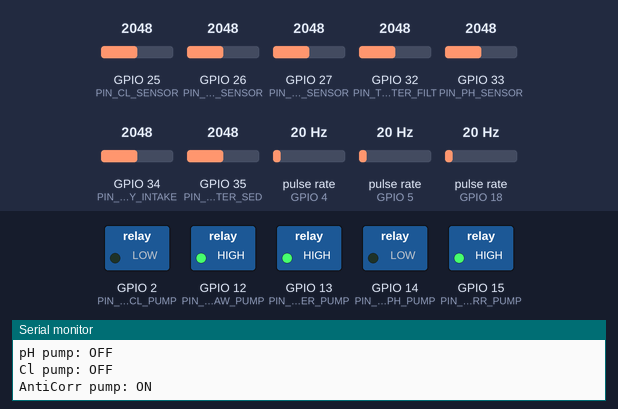
The sketch below on a simulated ESP32. On the bench: switched loads named in the sketch (green lamp = pin HIGH), the last lines printed to the serial monitor. Wiring (inferred from the names in the program): 3 × pulse sensor: data GPIO 4 / data GPIO 5 / data GPIO 18. The inputs (shaded band) are chosen by the test bench; at power-on: GPIO 27 (PIN_PRESSURE_SENSOR) = 2048, GPIO 33 (PIN_PH_SENSOR) = 2048, GPIO 26 (PIN_LEVEL_SENSOR) = 2048, GPIO 25 (PIN_CL_SENSOR) = 2048, GPIO 32 (PIN_TURBIDITY_AFTER_FILT) = 2048, GPIO 34 (PIN_TURBIDITY_INTAKE) = 2048, GPIO 35 (PIN_TURBIDITY_AFTER_SED) = 2048, pulse rate (sensors on GPIO 4, GPIO 5, GPIO 18) 20 Hz.

Above: at 2.2 s.
2.3 s: GPIO 27 (PIN_PRESSURE_SENSOR) set to 3060
4.2 s: GPIO 27 (PIN_PRESSURE_SENSOR) set to 3131
At 5.8 s:
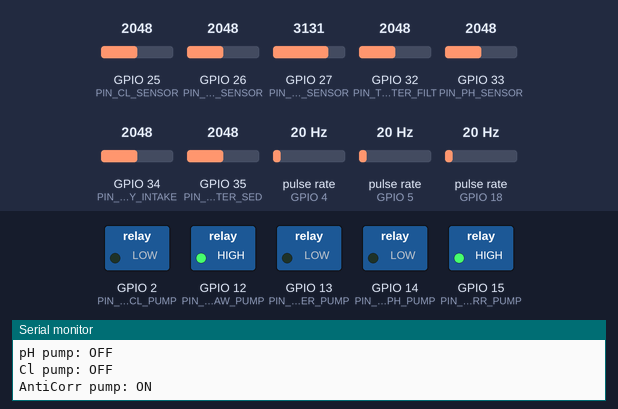
6.5 s: GPIO 33 (PIN_PH_SENSOR) set to 1881
8.2 s: GPIO 33 (PIN_PH_SENSOR) set to 1761
At 10.1 s:
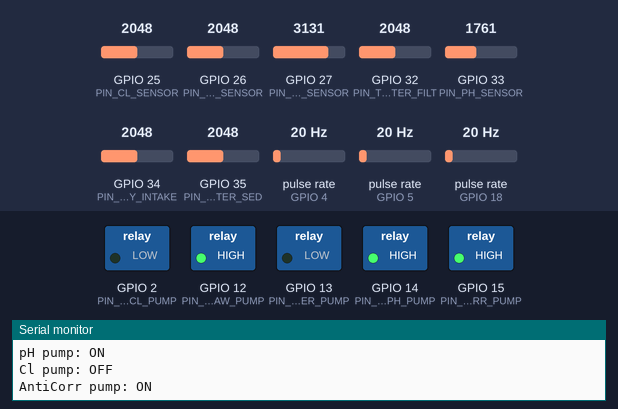
10.5 s: GPIO 26 (PIN_LEVEL_SENSOR) set to 3122
12.2 s: GPIO 26 (PIN_LEVEL_SENSOR) set to 3232
At 14.3 s:
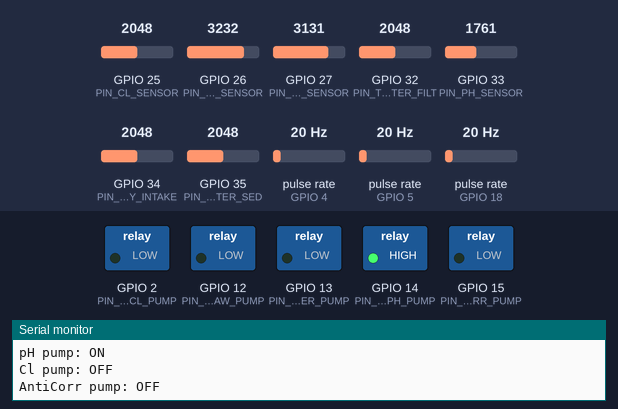
Timing chart, 0 to 15.5 s (numbered marks = the images above; inputs shaded):
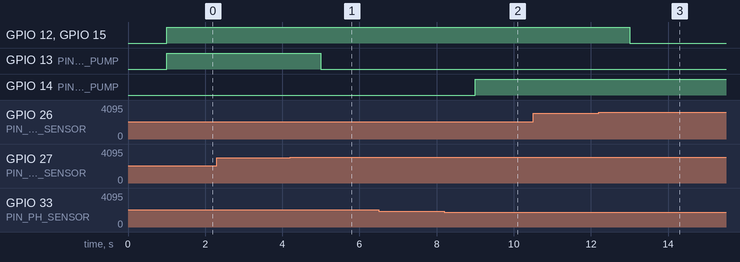

Measured:
- the behaviour switches between 3102 and 3103 on GPIO 27 (PIN_PRESSURE_SENSOR) (found by bisection; images 0 and 1)
- the behaviour switches between 1809 and 1808 on GPIO 33 (PIN_PH_SENSOR) (found by bisection; images 1 and 2)
- the behaviour switches between 3185 and 3186 on GPIO 26 (PIN_LEVEL_SENSOR) (found by bisection; images 2 and 3)
- after the input at 4.2 s, GPIO 13 (PIN_RELAY_BOOSTER_PUMP): HIGH → LOW after 0.80 s
- after the input at 8.2 s, GPIO 14 (PIN_RELAY_PH_PUMP): LOW → HIGH after 0.80 s
- after the input at 12.2 s, GPIO 12 (PIN_RELAY_RAW_PUMP), GPIO 15 (PIN_RELAY_ANTICORR_PUMP): HIGH → LOW after 0.80 s

The sketch:

code.ino
```cpp
/*******************
 * ESP32 – Water Treatment Plant Control (Example Code)
 *
 *  - Reads sensors (flow, turbidity, pH, chlorine, level, pressure)
 *  - Controls pumps & chemical dosing via relay outputs
 *
 *  NOTE:
 *   - All thresholds, calibration factors and pin numbers
 *     MUST be adapted to your real hardware.
 *******************/

// ---------- Pin mapping ----------
// Analog inputs (use only ADC-capable pins on ESP32)
const int PIN_TURBIDITY_INTAKE      = 34;
const int PIN_TURBIDITY_AFTER_SED   = 35;
const int PIN_TURBIDITY_AFTER_FILT  = 32;
const int PIN_PH_SENSOR             = 33;
const int PIN_CL_SENSOR             = 25;   // chlorine residual
const int PIN_LEVEL_SENSOR          = 26;   // storage level (e.g. 0–100% as voltage)
const int PIN_PRESSURE_SENSOR       = 27;   // distribution pressure

// Digital inputs – flow sensors (hall effect with pulses)
const int PIN_FLOW_INTAKE           = 4;
const int PIN_FLOW_AFTER_FILT       = 5;
const int PIN_FLOW_DIST             = 18;

// Relay outputs (HIGH = relay ON)
const int PIN_RELAY_RAW_PUMP        = 12;
const int PIN_RELAY_BOOSTER_PUMP    = 13;
const int PIN_RELAY_PH_PUMP         = 14;
const int PIN_RELAY_ANTICORR_PUMP   = 15;
const int PIN_RELAY_CL_PUMP         = 2;

// ---------- Flow measurement variables ----------
volatile unsigned long pulsesIntake      = 0;
volatile unsigned long pulsesAfterFilt   = 0;
volatile unsigned long pulsesDist        = 0;

unsigned long lastFlowCalcMs = 0;
const unsigned long FLOW_INTERVAL_MS = 1000;   // 1 second

float flowIntake_Lmin     = 0.0;
float flowAfterFilt_Lmin  = 0.0;
float flowDist_Lmin       = 0.0;

// Adjust according to your sensor datasheet (pulses per liter)
const float PULSES_PER_LITER = 450.0;

// ---------- Control timing ----------
unsigned long lastControlMs = 0;
const unsigned long CONTROL_INTERVAL_MS = 1000; // 1 second

// ---------- Calibration factors (very rough examples) ----------
// ESP32 ADC: 0–4095 corresponds to 0–3.3 V

// Level sensor: convert ADC → percent (0–100%)
float levelPercentFromADC(int adc)
{
  // Example: 0.5 V (620) = 0%, 2.8 V (3470) = 100%
  const float adcMin = 620.0;
  const float adcMax = 3470.0;
  float pct = (adc - adcMin) * 100.0 / (adcMax - adcMin);
  if (pct < 0) pct = 0;
  if (pct > 100) pct = 100;
  return pct;
}

// Pressure sensor: convert ADC → bar
float pressureFromADC(int adc)
{
  // Example 0.5–4.5 V → 0–6 bar
  float voltage = adc * 3.3 / 4095.0;
  float press = (voltage - 0.5) * (6.0 / (4.0)); // 0.5–4.5 span
  if (press < 0) press = 0;
  return press;
}

// pH sensor: simple linear example, 0–14 pH
float pHFromADC(int adc)
{
  float voltage = adc * 3.3 / 4095.0;
  // Example: 0 V → pH 0, 3.0 V → pH 14 (totally fake, replace with calibration)
  float ph = voltage * (14.0 / 3.0);
  if (ph < 0) ph = 0;
  if (ph > 14) ph = 14;
  return ph;
}

// Chlorine residual sensor: 0–3.3 V → 0–2 mg/L (example)
float chlorineFromADC(int adc)
{
  float voltage = adc * 3.3 / 4095.0;
  float cl = voltage * (2.0 / 3.3);
  if (cl < 0) cl = 0;
  return cl;
}

// Turbidity: just return 0–100 NTU as an example
float turbidityFromADC(int adc)
{
  // 3.0 V (3720) = 0 NTU (very clear), 0.5 V (620) = 100 NTU (dirty)
  float turbidity = (3720 - adc) * 100.0 / (3720 - 620);
  if (turbidity < 0) turbidity = 0;
  if (turbidity > 100) turbidity = 100;
  return turbidity;
}

// ---------- Flow ISR handlers ----------
void IRAM_ATTR isrFlowIntake()
{
  pulsesIntake++;
}

void IRAM_ATTR isrFlowAfterFilt()
{
  pulsesAfterFilt++;
}

void IRAM_ATTR isrFlowDist()
{
  pulsesDist++;
}

// ---------- Helper: set relay state ----------
void setRelay(int pin, bool on)
{
  digitalWrite(pin, on ? HIGH : LOW);
}

// ---------- Setup ----------
void setup()
{
  Serial.begin(115200);
  delay(1000);
  Serial.println("ESP32 Water Treatment Control – starting...");

  // Configure analog inputs
  pinMode(PIN_TURBIDITY_INTAKE,    INPUT);
  pinMode(PIN_TURBIDITY_AFTER_SED, INPUT);
  pinMode(PIN_TURBIDITY_AFTER_FILT,INPUT);
  pinMode(PIN_PH_SENSOR,           INPUT);
  pinMode(PIN_CL_SENSOR,           INPUT);
  pinMode(PIN_LEVEL_SENSOR,        INPUT);
  pinMode(PIN_PRESSURE_SENSOR,     INPUT);

  // Configure flow sensor pins
  pinMode(PIN_FLOW_INTAKE,         INPUT_PULLUP);
  pinMode(PIN_FLOW_AFTER_FILT,     INPUT_PULLUP);
  pinMode(PIN_FLOW_DIST,           INPUT_PULLUP);

  attachInterrupt(digitalPinToInterrupt(PIN_FLOW_INTAKE),     isrFlowIntake,    RISING);
  attachInterrupt(digitalPinToInterrupt(PIN_FLOW_AFTER_FILT), isrFlowAfterFilt, RISING);
  attachInterrupt(digitalPinToInterrupt(PIN_FLOW_DIST),       isrFlowDist,      RISING);

  // Configure relay outputs
  pinMode(PIN_RELAY_RAW_PUMP,      OUTPUT);
  pinMode(PIN_RELAY_BOOSTER_PUMP,  OUTPUT);
  pinMode(PIN_RELAY_PH_PUMP,       OUTPUT);
  pinMode(PIN_RELAY_ANTICORR_PUMP, OUTPUT);
  pinMode(PIN_RELAY_CL_PUMP,       OUTPUT);

  // All OFF to start
  setRelay(PIN_RELAY_RAW_PUMP,      false);
  setRelay(PIN_RELAY_BOOSTER_PUMP,  false);
  setRelay(PIN_RELAY_PH_PUMP,       false);
  setRelay(PIN_RELAY_ANTICORR_PUMP, false);
  setRelay(PIN_RELAY_CL_PUMP,       false);
}

// ---------- Main loop ----------
void loop()
{
  unsigned long now = millis();

  // 1) Calculate flows every FLOW_INTERVAL_MS
  if (now - lastFlowCalcMs >= FLOW_INTERVAL_MS)
  {
    noInterrupts();
    unsigned long pIntake    = pulsesIntake;
    unsigned long pAfterFilt = pulsesAfterFilt;
    unsigned long pDist      = pulsesDist;
    pulsesIntake    = 0;
    pulsesAfterFilt = 0;
    pulsesDist      = 0;
    interrupts();

    // pulses per second → L/min
    flowIntake_Lmin    = (pIntake    / PULSES_PER_LITER) * 60.0;
    flowAfterFilt_Lmin = (pAfterFilt / PULSES_PER_LITER) * 60.0;
    flowDist_Lmin      = (pDist      / PULSES_PER_LITER) * 60.0;

    lastFlowCalcMs = now;
  }

  // 2) Control & monitoring every CONTROL_INTERVAL_MS
  if (now - lastControlMs >= CONTROL_INTERVAL_MS)
  {
    lastControlMs = now;

    // Read analog sensors
    int adcLvl      = analogRead(PIN_LEVEL_SENSOR);
    int adcPress    = analogRead(PIN_PRESSURE_SENSOR);
    int adcPH       = analogRead(PIN_PH_SENSOR);
    int adcCL       = analogRead(PIN_CL_SENSOR);
    int adcTurbIn   = analogRead(PIN_TURBIDITY_INTAKE);
    int adcTurbSed  = analogRead(PIN_TURBIDITY_AFTER_SED);
    int adcTurbFilt = analogRead(PIN_TURBIDITY_AFTER_FILT);

    float levelPct       = levelPercentFromADC(adcLvl);
    float pressureBar    = pressureFromADC(adcPress);
    float phValue        = pHFromADC(adcPH);
    float clValue        = chlorineFromADC(adcCL);
    float turbidityIn    = turbidityFromADC(adcTurbIn);
    float turbiditySed   = turbidityFromADC(adcTurbSed);
    float turbidityFilt  = turbidityFromADC(adcTurbFilt);

    // ------------ CONTROL RULES ------------

    // RAW-WATER PUMP (fill storage tank)
    static bool rawPumpOn = false;
    const float LEVEL_START_RAWPUMP = 70.0; // %
    const float LEVEL_STOP_RAWPUMP  = 90.0; // %

    if (!rawPumpOn && levelPct < LEVEL_START_RAWPUMP)
      rawPumpOn = true;
    else if (rawPumpOn && levelPct > LEVEL_STOP_RAWPUMP)
      rawPumpOn = false;

    setRelay(PIN_RELAY_RAW_PUMP, rawPumpOn);

    // BOOSTER PUMP (distribution pressure)
    static bool boosterOn = false;
    const float PRESSURE_LOW    = 2.5; // bar
    const float PRESSURE_HIGH   = 3.0; // bar
    const float LEVEL_MIN_FOR_BOOST = 20.0; // minimum tank level to allow pumping

    if (!boosterOn && (pressureBar < PRESSURE_LOW) && (levelPct > LEVEL_MIN_FOR_BOOST))
      boosterOn = true;
    else if (boosterOn && (pressureBar > PRESSURE_HIGH || levelPct < 10.0))
      boosterOn = false;

    setRelay(PIN_RELAY_BOOSTER_PUMP, boosterOn);

    // pH CORRECTION PUMP
    static bool phPumpOn = false;
    const float PH_LOW  = 6.8;
    const float PH_HIGH = 7.2;  // turn off once above this

    if (!phPumpOn && phValue < PH_LOW)
      phPumpOn = true;
    else if (phPumpOn && phValue > PH_HIGH)
      phPumpOn = false;

    setRelay(PIN_RELAY_PH_PUMP, phPumpOn);

    // CHLORINE DOSING PUMP
    static bool clPumpOn = false;
    const float CL_LOW   = 0.30;  // mg/L
    const float CL_HIGH  = 0.60;  // mg/L

    if (!clPumpOn && clValue < CL_LOW)
      clPumpOn = true;
    else if (clPumpOn && clValue > CL_HIGH)
      clPumpOn = false;

    setRelay(PIN_RELAY_CL_PUMP, clPumpOn);

    // ANTI-CORROSION PUMP: ON if any main pump runs
    bool antiCorrOn = rawPumpOn || boosterOn;
    setRelay(PIN_RELAY_ANTICORR_PUMP, antiCorrOn);

    // ------------ SERIAL DEBUG ------------

    Serial.println("------ STATUS ------");
    Serial.print("Level: ");     Serial.print(levelPct);      Serial.println(" %");
    Serial.print("Pressure: ");  Serial.print(pressureBar);   Serial.println(" bar");
    Serial.print("pH: ");        Serial.println(phValue);
    Serial.print("Cl: ");        Serial.print(clValue);       Serial.println(" mg/L");
    Serial.print("Turbidity In / AfterSed / AfterFilt: ");
    Serial.print(turbidityIn);   Serial.print(" / ");
    Serial.print(turbiditySed);  Serial.print(" / ");
    Serial.println(turbidityFilt);

    Serial.print("Flow Intake / AfterFilt / Dist [L/min]: ");
    Serial.print(flowIntake_Lmin);    Serial.print(" / ");
    Serial.print(flowAfterFilt_Lmin); Serial.print(" / ");
    Serial.println(flowDist_Lmin);

    Serial.print("Raw pump: ");     Serial.println(rawPumpOn ? "ON" : "OFF");
    Serial.print("Booster: ");      Serial.println(boosterOn ? "ON" : "OFF");
    Serial.print("pH pump: ");      Serial.println(phPumpOn ? "ON" : "OFF");
    Serial.print("Cl pump: ");      Serial.println(clPumpOn ? "ON" : "OFF");
    Serial.print("AntiCorr pump: ");Serial.println(antiCorrOn ? "ON" : "OFF");
    Serial.println();
  }
}
```
